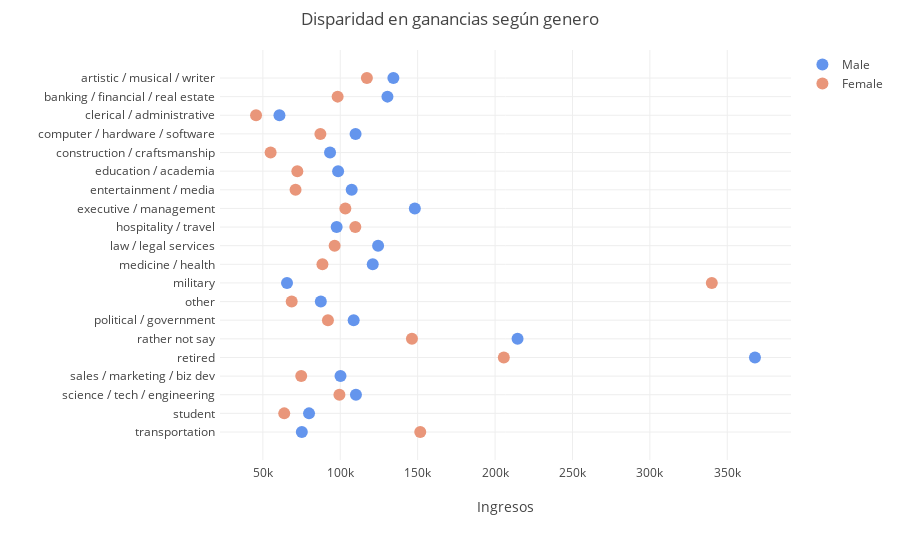

Source (notebook cell):
### Code cell
jobs_m = sorted(list(set(df_m.job.unique()) - set(["missing", "unemployed"])), reverse=True)
jobs_f = sorted(list(set(df_f.job.unique()) - set(["missing", "unemployed"])), reverse=True)
trace1 = {"x": [df_m[(df_m.job == x) & (df_m["income"]>0)]["income"].mean()  for x in jobs_m], 
          "y": jobs_m, 
          "marker": {"color": 'cornflowerblue', "size": 12}, 
          "mode": "markers", 
          "name": "Male", 
          "type": "scatter"
}

trace2 = {"x": [df_f[(df_f.job == x) & (df_f["income"]>0)]["income"].mean()  for x in jobs_f], 
          "y": jobs_f, 
          "marker": {"color": "darksalmon", "size": 12}, 
          "mode": "markers", 
          "name": "Female", 
          "type": "scatter", 
}

data = [trace1, trace2]
layout = dict(title= "Disparidad en ganancias según genero", 
          xaxis= {"title": "Ingresos", }, 
         margin=go.layout.Margin(
        l=220,
        r=50,
        b=100,
        t=50,
        pad=4))

fig = go.Figure(data=data, layout=layout)
iplot(fig)

### Figure 1 — Plotly figure (JSON) as saved in the notebook; plotly's stock layout.template omitted (floating-point values rounded to 4 significant figures)
{"data": [{"marker": {"color": "cornflowerblue", "size": 12}, "mode": "markers", "name": "Male", "type": "scatter", "uid": "4ab2ded2-1925-410e-929c-5a6e2c6c8b26", "x": [75160.0, 79820.0, 110100.0, 100100.0, 367900.0, 214500.0, 108700.0, 87430.0, 65600.0, 121000.0, 124400.0, 97670.0, 148200.0, 107400.0, 98610.0, 93400.0, 109900.0, 60710.0, 130500.0, 134300.0], "y": ["transportation", "student", "science / tech / engineering", "sales / marketing / biz dev", "retired", "rather not say", "political / government", "other", "military", "medicine / health", "law / legal services", "hospitality / travel", "executive / management", "entertainment / media", "education / academia", "construction / craftsmanship", "computer / hardware / software", "clerical / administrative", "banking / financial / real estate", "artistic / musical / writer"]}, {"marker": {"color": "darksalmon", "size": 12}, "mode": "markers", "name": "Female", "type": "scatter", "uid": "c947d03c-1a43-48c1-9731-71ca6babe32b", "x": [151700.0, 63800.0, 99450.0, 74770.0, 205700.0, 146300.0, 92040.0, 68620.0, 340000, 88480.0, 96360.0, 109700.0, 103300.0, 71110.0, 72260.0, 55000, 87140.0, 45600.0, 98300.0, 117200.0], "y": ["transportation", "student", "science / tech / engineering", "sales / marketing / biz dev", "retired", "rather not say", "political / government", "other", "military", "medicine / health", "law / legal services", "hospitality / travel", "executive / management", "entertainment / media", "education / academia", "construction / craftsmanship", "computer / hardware / software", "clerical / administrative", "banking / financial / real estate", "artistic / musical / writer"]}], "layout": {"margin": {"b": 100, "l": 220, "pad": 4, "r": 50, "t": 50}, "title": {"text": "Disparidad en ganancias según genero"}, "xaxis": {"title": {"text": "Ingresos"}}}}
